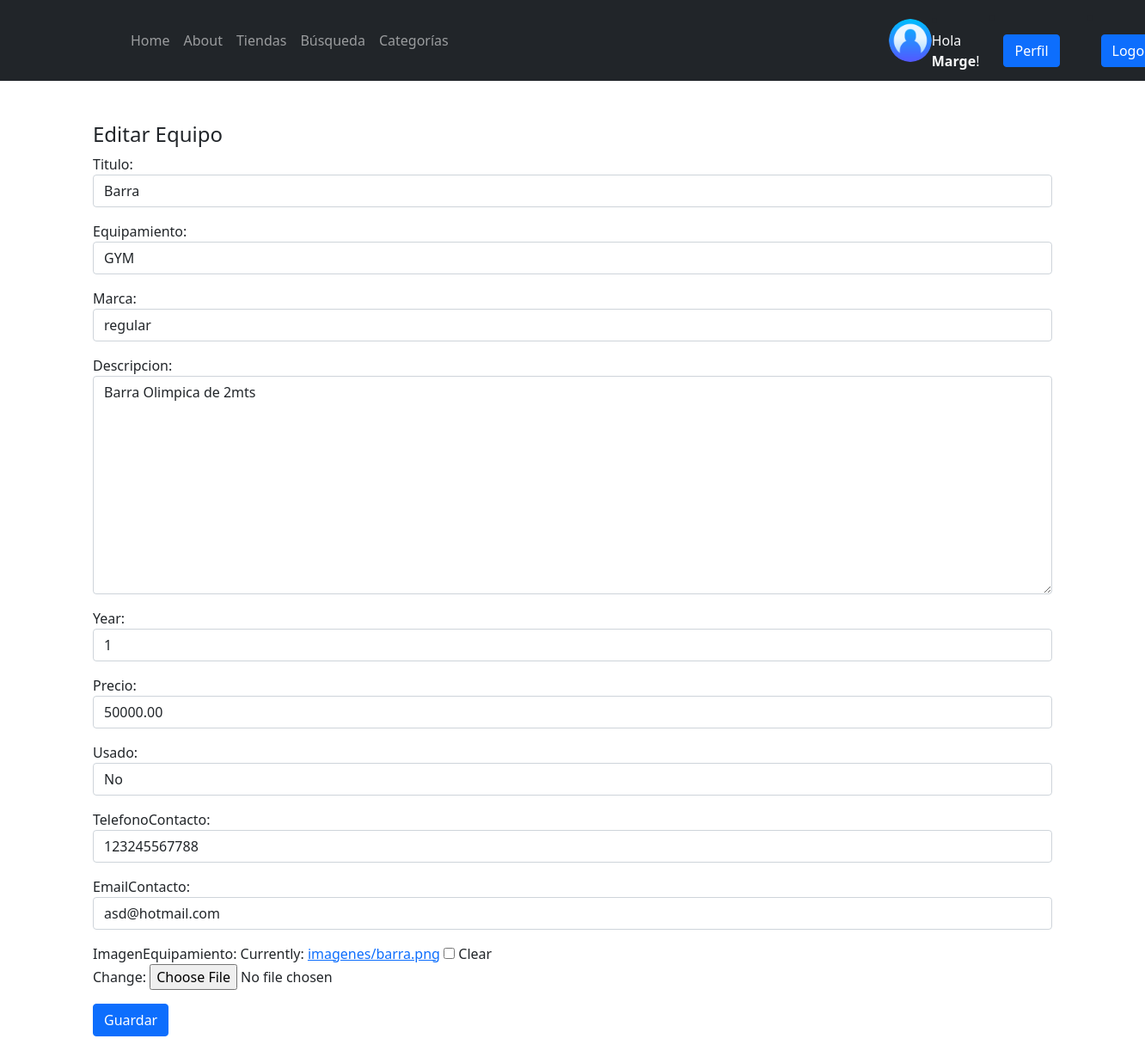
Before: /gymEdicion/1/ (signed in) with the older database file.
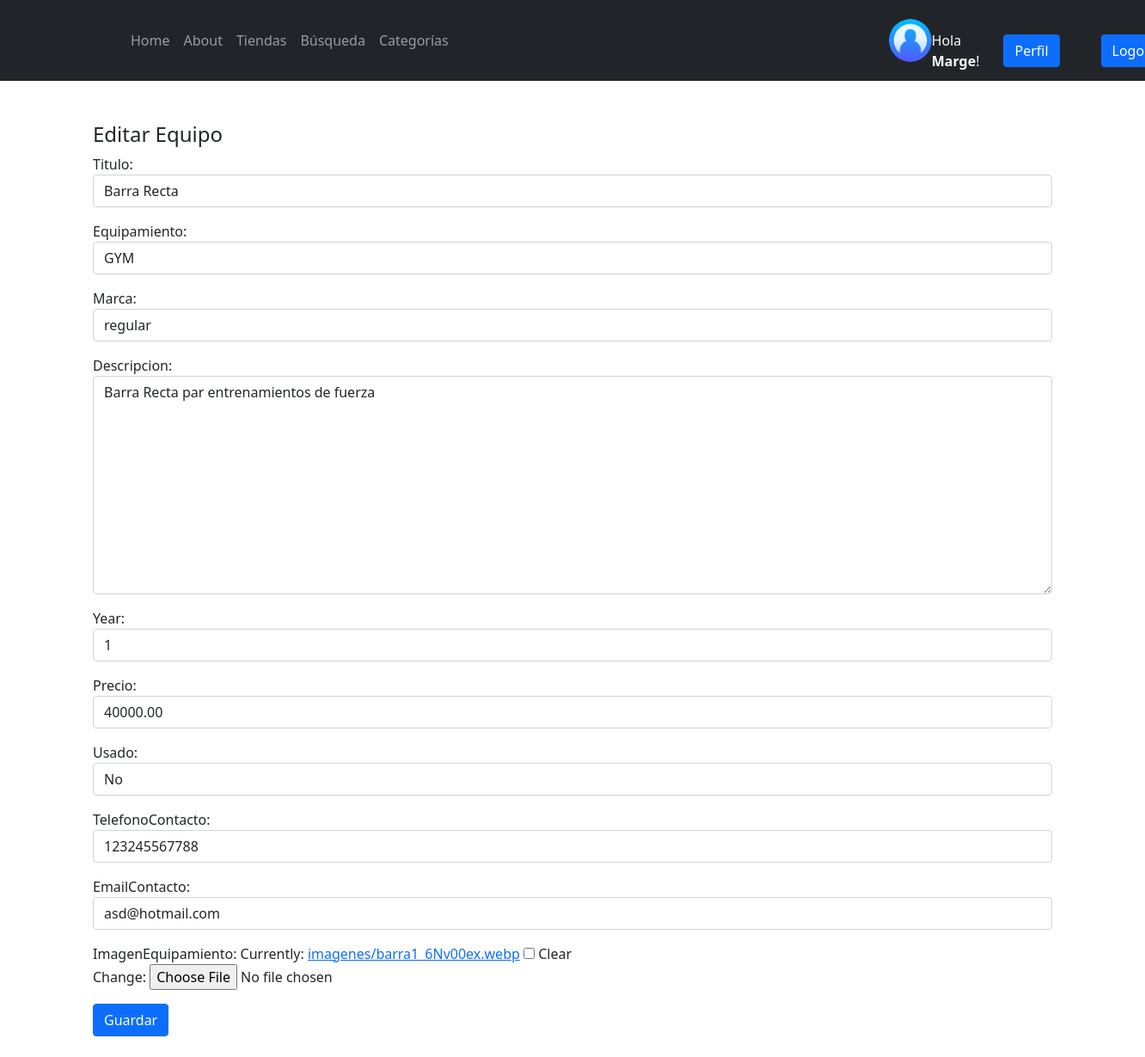
After: the same page with the newer database file.
### EntrenamientoApp/models.py (models this page shows, shortened)
class Equipamiento(models.Model):
    equipamientoSeleccion = (
    ('gym','GYM'),
    ('funcional', 'FUNCIONAL'),
    ('futbol','FUTBOL'),
    ('boxeo','BOXEO'),
    ('basquet','BASQUET'),
    ('otro', 'Otro'),
    )
    usuario = models.ForeignKey(User, on_delete=models.CASCADE, null=True, blank=True)
    titulo = models.CharField(max_length=200)
    equipamiento = models.CharField(max_length=15, choices=equipamientoSeleccion, default='gym')
    marca = models.CharField(max_length=40)
    descripcion = models.TextField(null=True, blank=True)
    year = models.IntegerField()
    precio = models.DecimalField(max_digits=10, decimal_places=2)
    usado = models.BooleanField()
    fechaPublicacion = models.DateTimeField(auto_now_add=True)
    telefonoContacto = models.IntegerField()
    emailContacto = models.EmailField()
    imagenEquipamiento = models.ImageField(null=True, blank=True, upload_to="imagenes/")
    class Meta:
        ordering = ['usuario', '-fechaPublicacion']

### EntrenamientoApp/views.py (the view)
# urls.py: path('gymEdicion/<int:pk>/', GymUpdate.as_view(), name='gym_editar'),
class GymUpdate(LoginRequiredMixin, UpdateView):
    model = Equipamiento
    form_class = ActualizacionEquipamiento
    success_url = reverse_lazy('gyms')
    context_object_name = 'gym'
    template_name = 'EntrenamientoApp/gymEdicion.html'

### EntrenamientoApp/forms.py
class ActualizacionEquipamiento(forms.ModelForm):
    class Meta:
        model = Equipamiento
        fields = ('titulo', 'equipamiento', 'marca', 'descripcion', 'year', 'precio', 'usado', 'telefonoContacto', 'emailContacto', 'imagenEquipamiento')
        widgets = {
            'titulo' : forms.TextInput(attrs={'class': 'form-control'}),
            'equipamiento' : forms.Select(attrs={'class': 'form-control'}),
            'marca' : forms.TextInput(attrs={'class': 'form-control'}),
            'descripcion' : forms.Textarea(attrs={'class': 'form-control'}),
            'year' : forms.TextInput(attrs={'class': 'form-control'}),
            'precio' : forms.TextInput(attrs={'class': 'form-control'}),
            'usado' : forms.NullBooleanSelect(attrs={'class': 'form-control'}),
            'telefonoContacto' : forms.TextInput(attrs={'class': 'form-control'}),
            'emailContacto' : forms.TextInput(attrs={'class': 'form-control'}),
        }

### EntrenamientoApp/templates/EntrenamientoApp/gymEdicion.html
{% extends 'EntrenamientoApp/home.html' %}
{% block content %}
<br>
<br>
{% if user.id == gym.usuario.id %}
<div class="container">
    <h4>Editar Equipo</h4>
</div>
<div class="container">
    <div class="form-group">
        <form method="post" enctype="multipart/form-data">{% csrf_token %}
            {{ form.as_p }}
            <button type="submit" class="btn btn-primary">Guardar</button>
        </form>
    </div>
</div>
<br>
{% else %}
<div class="container">
<h4>No tienes acceso a esta pagina!</h4>
</div>
{% endif %}
{% endblock %}

Changed rows visible on the page:
changed Equipamiento "GYM": titulo "Barra" → "Barra Recta"; descripcion "Barra Olimpica de 2mts" → "Barra Recta par entrenamientos de fuerza"; precio "50000.00" → "40000.00"
Other visible differences:
text no longer shown: "Titulo: Equipamiento: Marca: Descripcion: Year: Precio: Usado: TelefonoContacto: EmailContacto: ImagenEquipamiento: Currently: imagenes/barra.png Clear Change:"
text now shown: "Titulo: Equipamiento: Marca: Descripcion: Year: Precio: Usado: TelefonoContacto: EmailContacto: ImagenEquipamiento: Currently: imagenes/barra1_6Nv00ex.webp Clear Change:"
